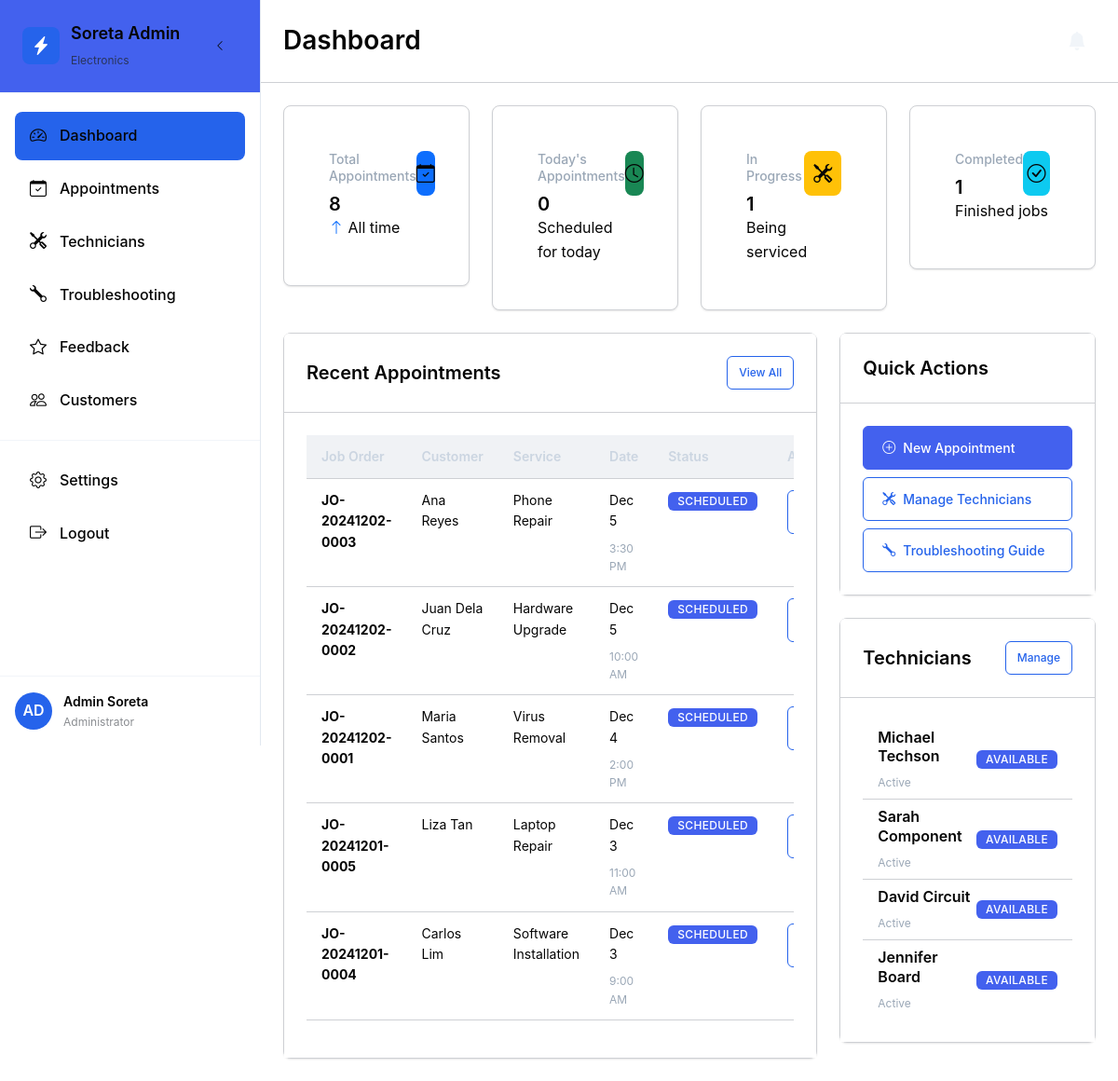
Page /admin/dashboard.php (signed in) on the committed database.
### tables this page shows
CREATE TABLE `appointments` (
  `id` INT PRIMARY KEY AUTO_INCREMENT,
  `job_order_no` VARCHAR(20) UNIQUE NOT NULL,
  `customer_id` INT NOT NULL,
  `service_type` VARCHAR(255) NOT NULL,
  `product_details` TEXT NOT NULL,
  `trouble_description` TEXT NOT NULL,
  `appointment_date` DATE NOT NULL,
  `appointment_time` TIME NOT NULL,
  `status` ENUM('scheduled', 'in-progress', 'completed', 'cancelled') DEFAULT 'scheduled',
  `payment_status` ENUM('paid', 'unpaid') DEFAULT 'unpaid',
  `technician_id` INT NULL,
  `accessories` TEXT,
  `admin_notes` TEXT,
  `created_at` TIMESTAMP DEFAULT CURRENT_TIMESTAMP,
  `updated_at` TIMESTAMP DEFAULT CURRENT_TIMESTAMP ON UPDATE CURRENT_TIMESTAMP,
  FOREIGN KEY (`customer_id`) REFERENCES `users`(`id`),
  FOREIGN KEY (`technician_id`) REFERENCES `technicians`(`id`)
);

CREATE TABLE `users` (
  `id` INT PRIMARY KEY AUTO_INCREMENT,
  `email` VARCHAR(255) UNIQUE NOT NULL,
  `password` VARCHAR(255) NOT NULL,
  `name` VARCHAR(255) NOT NULL,
  `contact_number` VARCHAR(20) NOT NULL,
  `address` TEXT NOT NULL,
  `role` ENUM('admin', 'customer') DEFAULT 'customer',
  `is_active` BOOLEAN DEFAULT TRUE,
  `created_at` TIMESTAMP DEFAULT CURRENT_TIMESTAMP,
  `updated_at` TIMESTAMP DEFAULT CURRENT_TIMESTAMP ON UPDATE CURRENT_TIMESTAMP
);

CREATE TABLE `technicians` (
  `id` INT PRIMARY KEY AUTO_INCREMENT,
  `name` VARCHAR(255) NOT NULL,
  `contact_number` VARCHAR(20),
  `specialization` VARCHAR(255),
  `is_active` BOOLEAN DEFAULT TRUE,
  `created_at` TIMESTAMP DEFAULT CURRENT_TIMESTAMP
);

### includes/autoload.php (called while the page is built, shortened)
<?php
spl_autoload_register(function ($class_name) {
    $directories = [
        __DIR__ . '/',
        __DIR__ . '/../admin/',
        __DIR__ . '/../customer/',
        __DIR__ . '/../auth/',
        __DIR__ . '/../feedback/',
    ];
    $file_name = $class_name . '.php';
    foreach ($directories as $directory) {
        $file_path = $directory . $file_name;
        if (file_exists($file_path)) {
            return;
        }
    }
});
?>

### includes/AppointmentManager.php (called while the page is built, shortened)
<?php
class AppointmentManager {
    private $pdo;
    public function __construct(PDO $pdo) {
        $this->pdo = $pdo;
    }
    public function getAllAppointments(array $filters = []) {
        $sql = "SELECT a.*, u.name as customer_name, u.contact_number, u.address as customer_address, t.name as technician_name
            FROM appointments a
            JOIN users u ON a.customer_id = u.id
            LEFT JOIN technicians t ON a.technician_id = t.id
            WHERE 1=1";
        $params = [];
        $sql .= " ORDER BY a.appointment_date DESC, a.appointment_time DESC";
        if (!empty($filters['limit'])) {
            $sql .= " LIMIT " . (int)$filters['limit'];
        }
        $stmt = $this->pdo->prepare($sql);
        $stmt->execute($params);
        return $stmt->fetchAll();
    }
    public function getAppointmentStats() {
        $stats = [];
        $stmt = $this->pdo->query("SELECT COUNT(*) as total FROM appointments");
        $stats['total'] = $stmt->fetch()['total'] ?? 0;
        $stmt = $this->pdo->query(
            "SELECT status, COUNT(*) as count FROM appointments GROUP BY status"
        );
        $stats['by_status'] = $stmt->fetchAll(PDO::FETCH_KEY_PAIR);
        $stmt = $this->pdo->prepare(
            "SELECT COUNT(*) as count FROM appointments WHERE appointment_date = CURDATE()"
        );
        $stmt->execute();
        $stats['today'] = $stmt->fetch()['count'] ?? 0;
        return $stats;
    }
}
?>

### admin/dashboard.php (the view, shortened to what this page needs)
<?php
$db = new Database();
$pdo = $db->getConnection();
$appointmentManager = new AppointmentManager($pdo);
$stats = $appointmentManager->getAppointmentStats();
$recentAppointments = $appointmentManager->getAllAppointments(['limit' => 5]);
$stmt = $pdo->query("SELECT id, name FROM technicians WHERE is_active = 1");
$technicians = $stmt->fetchAll();
?>
<!DOCTYPE html>
<html lang="en">
<head>
    <link href="https://cdn.jsdelivr.net/npm/bootstrap@5.3.0/dist/css/bootstrap.min.css" rel="stylesheet">
    <link href="https://cdn.jsdelivr.net/npm/bootstrap-icons@1.10.0/font/bootstrap-icons.css" rel="stylesheet">
    <link href="<?= ROOT_PATH ?>assets/css/main.css" rel="stylesheet">
    <link href="<?= ROOT_PATH ?>assets/css/admin.css" rel="stylesheet">
</head>
<body>
    <div class="admin-layout">
        <?php include 'layout/sidebar.php'; ?>
        <main class="admin-main">
            <header class="admin-header">
                <div class="header-left">
                    <h1 class="h3 mb-0">Dashboard</h1>
                </div>
                <div class="header-right">
                    <?php include_once '../includes/notification-component.php'; ?>
                </div>
            </header>
            <div class="admin-content">
                <div class="row g-4 mb-4">
                    <div class="col-md-3">
                        <div class="card stat-card">
                            <div class="card-body">
                                <div class="d-flex justify-content-between align-items-start">
                                    <div>
                                        <h6 class="card-title text-muted">Total Appointments</h6>
                                        <h3 class="mb-0"><?= $stats['total'] ?></h3>
                                    </div>
                                    <div class="stat-icon bg-primary">
                                        <i class="bi bi-calendar-check"></i>
                                    </div>
                                </div>
                                <p class="text-primary mb-0">
                                    <i class="bi bi-arrow-up"></i>
                                    <span>All time</span>
                                </p>
                            </div>
                        </div>
                    </div>
                    <div class="col-md-3">
                        <div class="card stat-card">
                            <div class="card-body">
                                <div class="d-flex justify-content-between align-items-start">
                                    <div>
                                        <h6 class="card-title text-muted">Today's Appointments</h6>
                                        <h3 class="mb-0"><?= $stats['today'] ?></h3>
                                    </div>
                                    <div class="stat-icon bg-success">
                                        <i class="bi bi-clock"></i>
                                    </div>
                                </div>
                                <p class="text-success mb-0">
                                    <span>Scheduled for today</span>
                                </p>
                            </div>
                        </div>
                    </div>
                    <div class="col-md-3">
                        <div class="card stat-card">
                            <div class="card-body">
                                <div class="d-flex justify-content-between align-items-start">
                                    <div>
                                        <h6 class="card-title text-muted">In Progress</h6>
                                        <h3 class="mb-0"><?= $stats['by_status']['in-progress'] ?? 0 ?></h3>
                                    </div>
                                    <div class="stat-icon bg-warning">
                                        <i class="bi bi-tools"></i>
                                    </div>
                                </div>
                                <p class="text-warning mb-0">
                                    <span>Being serviced</span>
                                </p>
                            </div>
                        </div>
                    </div>
                    <div class="col-md-3">
                        <div class="card stat-card">
                            <div class="card-body">
                                <div class="d-flex justify-content-between align-items-start">
                                    <div>
                                        <h6 class="card-title text-muted">Completed</h6>
                                        <h3 class="mb-0"><?= $stats['by_status']['completed'] ?? 0 ?></h3>
                                    </div>
                                    <div class="stat-icon bg-info">
                                        <i class="bi bi-check-circle"></i>
                                    </div>
                                </div>
                                <p class="text-info mb-0">
                                    <span>Finished jobs</span>
                                </p>
                            </div>
                        </div>
                    </div>
                </div>
                <div class="row g-4">
                    <div class="col-lg-8">
                        <div class="card">
                            <div class="card-header d-flex justify-content-between align-items-center">
                                <h5 class="card-title mb-0">Recent Appointments</h5>
                                <a href="appointments.php" class="btn btn-sm btn-outline-primary">View All</a>
                            </div>
                            <div class="card-body">
                                <?php if (empty($recentAppointments)): ?>
                                    <div class="empty-state">
                                        <i class="bi bi-calendar-x empty-state-icon"></i>
                                        <h5>No appointments yet</h5>
                                        <p class="text-muted">Appointments will appear here once customers start booking.</p>
                                    </div>
                                <?php else: ?>
                                    <div class="table-responsive">
                                        <table class="table table-hover">
                                            <thead>
                                                <tr>
                                                    <th>Job Order</th>
                                                    <th>Customer</th>
                                                    <th>Service</th>
                                                    <th>Date</th>
                                                    <th>Status</th>
                                                    <th>Actions</th>
                                                </tr>
                                            </thead>
                                            <tbody>
                                                <?php foreach ($recentAppointments as $appointment): ?>
                                                    <tr>
                                                        <td>
                                                            <strong><?= htmlspecialchars($appointment['job_order_no']) ?></strong>
                                                        </td>
                                                        <td><?= htmlspecialchars($appointment['customer_name']) ?></td>
                                                        <td><?= htmlspecialchars($appointment['service_type']) ?></td>
                                                        <td>
                                                            <?= date('M j', strtotime($appointment['appointment_date'])) ?>
                                                            <br>
                                                            <small class="text-muted"><?= date('g:i A', strtotime($appointment['appointment_time'])) ?></small>
                                                        </td>
                                                        <td>
                                                            <span class="badge bg-<?= getStatusBadgeClass($appointment['status']) ?>">
                                                                <?= ucfirst($appointment['status']) ?>
                                                            </span>
                                                        </td>
                                                        <td>
                                                            <div class="btn-group btn-group-sm">
                                                                <button class="btn btn-outline-primary view-appointment"
                                                                        data-id="<?= $appointment['id'] ?>">
                                                                </button>
                                                            </div>
                                                        </td>
                                                    </tr>
                                                <?php endforeach; ?>
                                            </tbody>
                                        </table>
                                    </div>
                                <?php endif; ?>
                            </div>
                        </div>
                    </div>
                    <div class="col-lg-4">
                        <div class="card mb-4">
                            <div class="card-header">
                                <h5 class="card-title mb-0">Quick Actions</h5>
                            </div>
                            <div class="card-body">
                                <div class="d-grid gap-2">
                                    <a href="appointments.php?new=true" class="btn btn-primary">
                                        <i class="bi bi-plus-circle"></i> New Appointment
                                    </a>
                                    <a href="technicians.php" class="btn btn-outline-primary">
                                        <i class="bi bi-tools"></i> Manage Technicians
                                    </a>
                                    <a href="troubleshooting.php" class="btn btn-outline-primary">
                                        <i class="bi bi-wrench"></i> Troubleshooting Guide
                                    </a>
                                </div>
                            </div>
                        </div>
                        <div class="card">
                            <div class="card-header d-flex justify-content-between align-items-center">
                                <h5 class="card-title mb-0">Technicians</h5>
                                <a href="technicians.php" class="btn btn-sm btn-outline-primary">Manage</a>
                            </div>
                            <div class="card-body">
                                <?php if (empty($technicians)): ?>
                                    <div class="text-center py-3">
                                        <i class="bi bi-tools text-muted" style="font-size: 2rem;"></i>
                                        <p class="text-muted mt-2">No technicians added</p>
                                        <a href="technicians.php" class="btn btn-sm btn-primary">Add Technician</a>
                                    </div>
                                <?php else: ?>
                                    <div class="list-group list-group-flush">
                                        <?php foreach ($technicians as $tech): ?>
                                            <div class="list-group-item d-flex justify-content-between align-items-center">
                                                <div>
                                                    <h6 class="mb-1"><?= htmlspecialchars($tech['name']) ?></h6>
                                                    <small class="text-muted">Active</small>
                                                </div>
                                                <span class="badge bg-primary">Available</span>
                                            </div>
                                        <?php endforeach; ?>
                                    </div>
                                <?php endif; ?>
                            </div>
                        </div>
                    </div>
                </div>
            </div>
        </main>
    </div>
</body>
</html>
<?php
function getStatusBadgeClass($status) {
    $classes = [
        'scheduled' => 'primary',
        'in-progress' => 'warning',
        'completed' => 'success',
        'cancelled' => 'danger'
    ];
    return $classes[$status] ?? 'secondary';
}
?>

### rows in the picture
appointments: technician "1", job_order_no "JO-20241201-0005", customer.name "Liza Tan", service_type "Laptop Repair", appointment_date "Dec 3", appointment_time "11:00 AM", status "SCHEDULED"
appointments: job_order_no "JO-20241202-0003", customer.name "Ana Reyes", service_type "Phone Repair", appointment_date "Dec 5", appointment_time "3:30 PM", status "SCHEDULED"
appointments: job_order_no "JO-20241202-0002", customer.name "Juan Dela Cruz", service_type "Hardware Upgrade", appointment_date "Dec 5", appointment_time "10:00 AM", status "SCHEDULED"
appointments: job_order_no "JO-20241202-0001", customer.name "Maria Santos", service_type "Virus Removal", appointment_date "Dec 4", appointment_time "2:00 PM", status "SCHEDULED"
appointments: job_order_no "JO-20241201-0004", customer.name "Carlos Lim", service_type "Software Installation", appointment_date "Dec 3", appointment_time "9:00 AM", status "SCHEDULED"
technicians: name "Michael Techson"
technicians: name "Sarah Component"
technicians: name "David Circuit"
technicians: name "Jennifer Board"

### other values in the picture
substr($_SESSION['user_name'], 0, 2) "AD"
$_SESSION['user_name'] "Admin Soreta"
$stats['total'] "8"
$stats['today'] "0"
